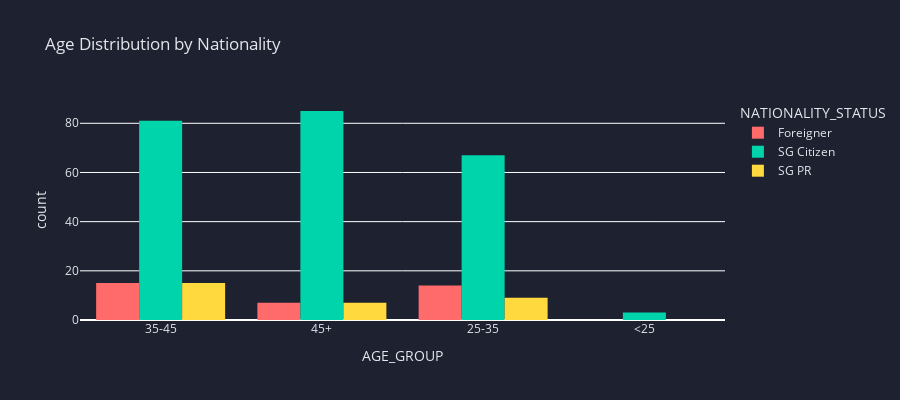

The notebook cell this image was saved under:
### Code cell
# CHART 5: Age Groups by Nationality
df_age = df_profiles.dropna(subset=['AGE', 'NATIONALITY_STATUS']).copy()
df_age['AGE_GROUP'] = pd.cut(df_age['AGE'], bins=[0, 25, 35, 45, 100], labels=['<25', '25-35', '35-45', '45+'])

fig = px.histogram(
    df_age,
    x='AGE_GROUP',
    color='NATIONALITY_STATUS',
    title='Age Distribution by Nationality',
    barmode='group',
    color_discrete_map=COLORS_NATIONALITY
)

fig.update_layout(
    plot_bgcolor=COLORS['bg'],
    paper_bgcolor=COLORS['bg'],
    font=dict(color=COLORS['text']),
    height=400
)

fig.show()
print("💡 INSIGHT: Do different nationalities have different age profiles?")

### Figure 1 — Plotly figure (JSON) as saved in the notebook; plotly's stock layout.template omitted (floating-point values rounded to 4 significant figures; data arrays with more than 128 entries replaced by an {"elided": "..."} marker saying what was removed)
{"data": [{"alignmentgroup": "True", "bingroup": "x", "hovertemplate": "NATIONALITY_STATUS=Foreigner<br>AGE_GROUP=%{x}<br>count=%{y}<extra></extra>", "legendgroup": "Foreigner", "marker": {"color": "#ff6b6b", "pattern": {"shape": ""}}, "name": "Foreigner", "offsetgroup": "Foreigner", "orientation": "v", "showlegend": true, "type": "histogram", "x": ["35-45", "35-45", "45+", "25-35", "35-45", "45+", "25-35", "25-35", "25-35", "25-35", "35-45", "25-35", "25-35", "25-35", "35-45", "35-45", "45+", "35-45", "25-35", "35-45", "35-45", "45+", "35-45", "25-35", "25-35", "35-45", "35-45", "45+", "35-45", "25-35", "25-35", "35-45", "45+", "45+", "25-35", "35-45"], "xaxis": "x", "yaxis": "y"}, {"alignmentgroup": "True", "bingroup": "x", "hovertemplate": "NATIONALITY_STATUS=SG Citizen<br>AGE_GROUP=%{x}<br>count=%{y}<extra></extra>", "legendgroup": "SG Citizen", "marker": {"color": "#00d4aa", "pattern": {"shape": ""}}, "name": "SG Citizen", "offsetgroup": "SG Citizen", "orientation": "v", "showlegend": true, "type": "histogram", "x": {"elided": "236 str values"}, "xaxis": "x", "yaxis": "y"}, {"alignmentgroup": "True", "bingroup": "x", "hovertemplate": "NATIONALITY_STATUS=SG PR<br>AGE_GROUP=%{x}<br>count=%{y}<extra></extra>", "legendgroup": "SG PR", "marker": {"color": "#ffd93d", "pattern": {"shape": ""}}, "name": "SG PR", "offsetgroup": "SG PR", "orientation": "v", "showlegend": true, "type": "histogram", "x": ["45+", "35-45", "45+", "45+", "45+", "25-35", "35-45", "35-45", "35-45", "25-35", "35-45", "45+", "35-45", "25-35", "35-45", "35-45", "35-45", "35-45", "35-45", "25-35", "25-35", "25-35", "35-45", "25-35", "45+", "35-45", "35-45", "45+", "35-45", "25-35", "25-35"], "xaxis": "x", "yaxis": "y"}], "layout": {"barmode": "group", "font": {"color": "#e4e6eb"}, "height": 400, "legend": {"title": {"text": "NATIONALITY_STATUS"}, "tracegroupgap": 0}, "paper_bgcolor": "#1e2130", "plot_bgcolor": "#1e2130", "title": {"text": "Age Distribution by Nationality"}, "xaxis": {"anchor": "y", "domain": [0, 1], "title": {"text": "AGE_GROUP"}}, "yaxis": {"anchor": "x", "domain": [0, 1], "title": {"text": "count"}}}}
